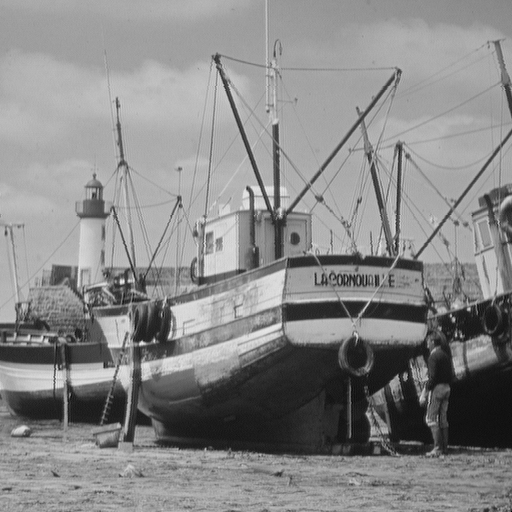
#> input picture python/ch4/boat_original.gif, 512 x 512 px
$ python debluring_4_25.py   (older library calls are emulated)
#> lines starting #> are read from the running program, lines starting #| are printed output that depends on the picture
# -*- coding: utf-8 -*-
"""
Created on 2017-10-10

@author: cheng.li
"""

from math import pi, cos, sin, copysign, trunc, sqrt
import numpy as np
from scipy.ndimage import convolve
from scipy.misc import imread
from matplotlib import pyplot as plt

length = 20
theta = 45.


def motion_blur(length, theta):

    length = max(1, length)
    half_length = (length - 1) / 2
    phi = theta % 180 / 180. * pi

    cos_phi, sin_phi = cos(phi), sin(phi)
    x_sign = copysign(1, cos_phi)
    line_wdt = 1

    sx = trunc(half_length * cos_phi + line_wdt * x_sign)
    sy = trunc(half_length * sin_phi + line_wdt)

    x = np.arange(0, sx + x_sign, x_sign)
    y = np.arange(0, sy+1)

    x, y = np.meshgrid(x, y)
    rad = np.sqrt(x ** 2 + y ** 2)
    dist2line = y * cos_phi - x * sin_phi

    last_pix = np.where((rad >= half_length) & (abs(dist2line) <= line_wdt))
    x2_last_pix = half_length - abs((x[last_pix] + dist2line[last_pix] * sin_phi) / cos_phi)

    dist2line[last_pix] = sqrt(dist2line[last_pix] ** 2 + x2_last_pix ** 2)
    dist2line = line_wdt - abs(dist2line)
    dist2line[dist2line < 0] = 0.

    rot_dist2line = np.rot90(dist2line, 2)
    n = rot_dist2line.shape[0]
    weights = np.zeros((2*n-1, 2*n-1))
    weights[:n, :n] = rot_dist2line
    weights[n-1:, n-1:] = dist2line
    weights = weights / np.sum(weights)

    if cos_phi > 0:
        weights = np.flipud(weights)

    return weights


weights = motion_blur(length, theta)
img = imread('boat_original.gif', mode='L').astype(float)
#> img: shape (512, 512) float64; min 0, max 239, mean 136.1
blurred_img = convolve(img, weights=weights, mode='wrap')
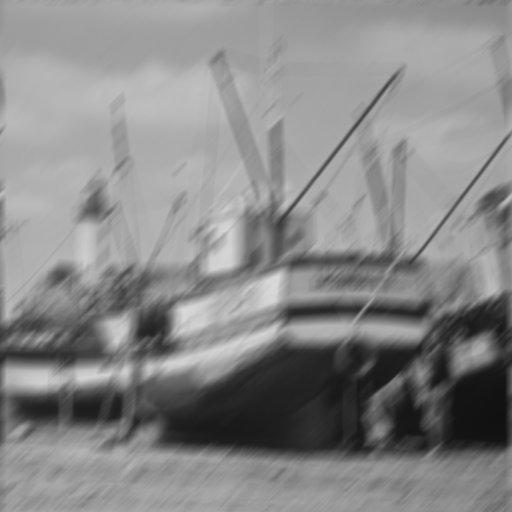
#> blurred_img: shape (512, 512) float64; min 17.45, max 217.5, mean 136.1

plt.subplots(1, 2, figsize=(12, 6))
ax = plt.subplot(121)
ax.imshow(img, cmap='gray')
ax = plt.subplot(122)
ax.imshow(blurred_img, cmap='gray')
plt.show()
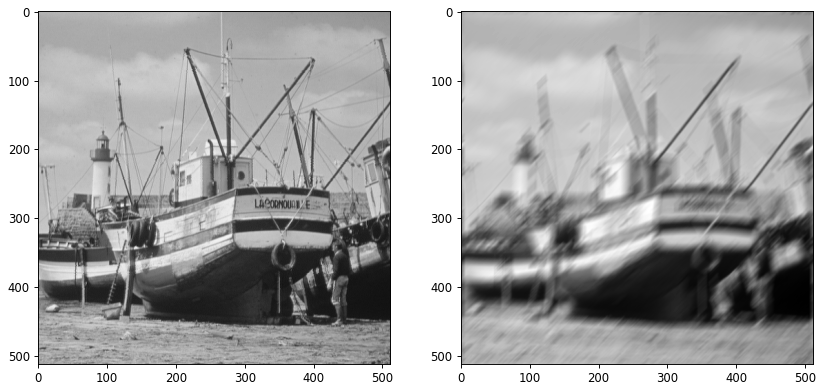
#> figure drawn by matplotlib, 2 panels
